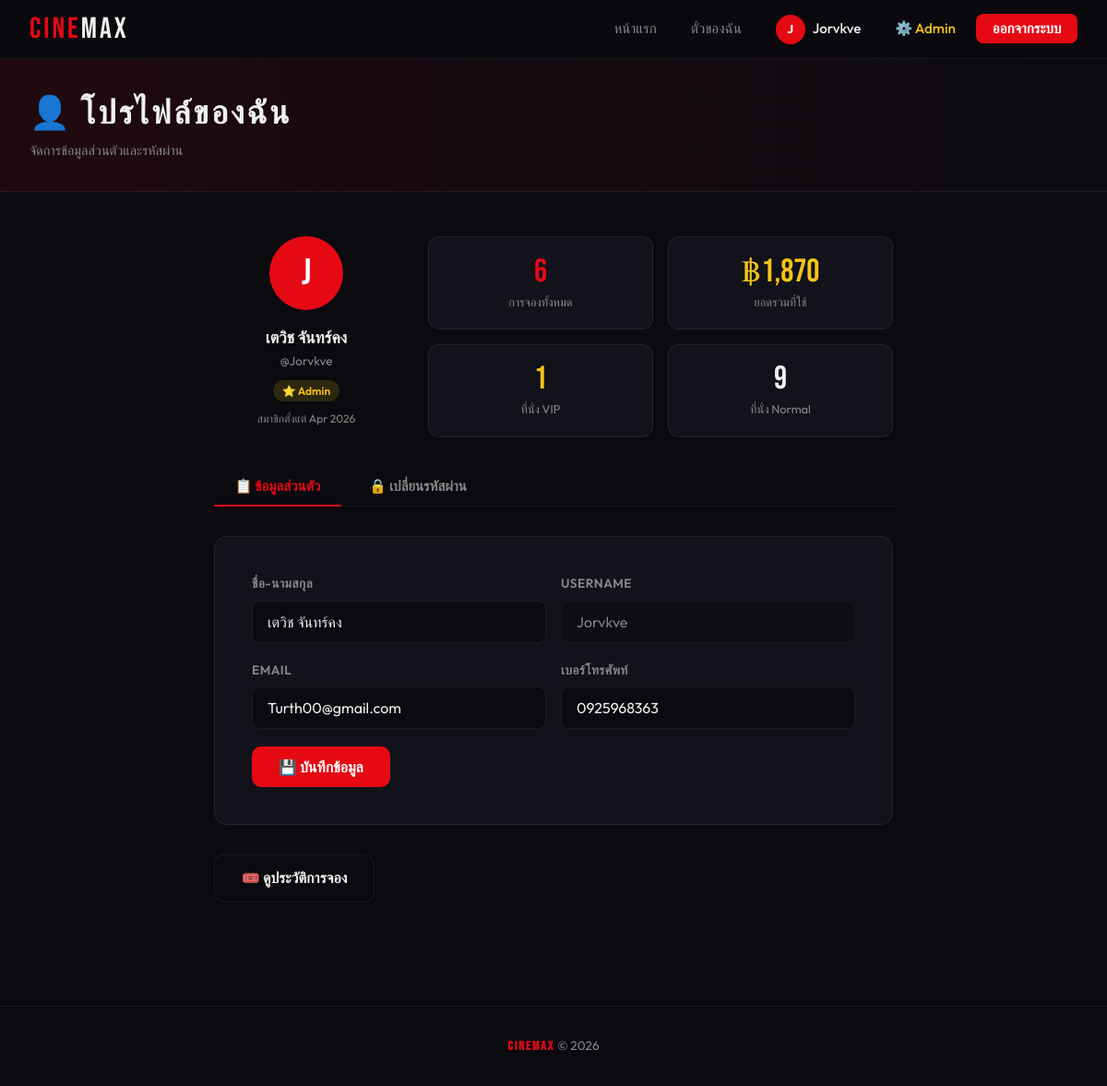
The app's page /profile.php (signed in) with its own data.
### tables this page shows
CREATE TABLE `users` (
  `id` int(11) NOT NULL,
  `username` varchar(50) NOT NULL,
  `email` varchar(100) NOT NULL,
  `password` varchar(255) NOT NULL,
  `fullname` varchar(100) NOT NULL,
  `phone` varchar(20) DEFAULT NULL,
  `created_at` timestamp NOT NULL DEFAULT current_timestamp(),
  `role` enum('user','admin') DEFAULT 'user',
  `is_admin` tinyint(1) DEFAULT 0
);

### config.php (called while the page is built, shortened)
<?php
function isAdmin()
{
    return !empty($_SESSION['is_admin']) && $_SESSION['is_admin'] == 1;
}

### profile.php (the view, shortened to what this page needs)
<?php
require_once 'config.php';
$stmt = $conn->prepare("SELECT * FROM users WHERE id = ?");
$stmt->bind_param("i", $_SESSION['user_id']);
$stmt->execute();
$user = $stmt->get_result()->fetch_assoc();
$stats_stmt = $conn->prepare("
    SELECT COUNT(*) as total_bookings,
           SUM(CASE WHEN status='confirmed' THEN total_price ELSE 0 END) as total_spent,
           SUM(CASE WHEN status='confirmed' THEN vip_count ELSE 0 END) as total_vip,
           SUM(CASE WHEN status='confirmed' THEN normal_count ELSE 0 END) as total_normal
    FROM bookings WHERE user_id = ?
");
$stats_stmt->bind_param("i", $_SESSION['user_id']);
$stats_stmt->execute();
$stats = $stats_stmt->get_result()->fetch_assoc();
?>
<!DOCTYPE html>
<html lang="th">
<head>
    <link rel="stylesheet" href="css/style.css">
</head>
<body>
<nav>
    <a href="index.php" class="nav-logo">CINE<span>MAX</span></a>
    <ul class="nav-links">
        <li><a href="index.php">หน้าแรก</a></li>
        <li><a href="mybooking.php">ตั๋วของฉัน</a></li>
        <li><a href="profile.php" class="active" style="display:flex;align-items:center;gap:0.5rem;">
            <div class="user-avatar"><?= strtoupper(substr($user['username'],0,1)) ?></div>
            <?= htmlspecialchars($user['username']) ?>
        </a></li>
        <?php if(isAdmin()): ?>
        <li><a href="admin.php" style="color:var(--gold);">⚙️ Admin</a></li>
        <?php endif; ?>
        <li><a href="logout.php" class="btn-nav">ออกจากระบบ</a></li>
    </ul>
</nav>
<div class="page-header">
    <div class="page-header-inner">
        <h1>👤 โปรไฟล์ของฉัน</h1>
        <p>จัดการข้อมูลส่วนตัวและรหัสผ่าน</p>
    </div>
</div>
<div class="section" style="max-width:800px;">
    <div style="display:grid;grid-template-columns:200px 1fr;gap:2rem;align-items:start;margin-bottom:2rem;">
        <div style="text-align:center;">
            <div class="avatar-big"><?= strtoupper(substr($user['username'],0,1)) ?></div>
            <div style="font-weight:700;font-size:1.1rem;"><?= htmlspecialchars($user['fullname']) ?></div>
            <div style="color:var(--text-dim);font-size:0.85rem;">@<?= htmlspecialchars($user['username']) ?></div>
            <?php if ($user['is_admin']): ?>
            <div style="margin-top:0.5rem;"><span class="status-badge" style="background:rgba(245,197,24,0.15);color:var(--gold);">⭐ Admin</span></div>
            <?php endif; ?>
            <div style="color:var(--text-dim);font-size:0.75rem;margin-top:0.5rem;">สมาชิกตั้งแต่ <?= date('M Y', strtotime($user['created_at'])) ?></div>
        </div>
        <div style="display:grid;grid-template-columns:repeat(2,1fr);gap:1rem;">
            <div class="stat-box">
                <div class="stat-num" style="color:var(--accent);"><?= $stats['total_bookings'] ?? 0 ?></div>
                <div class="stat-label">การจองทั้งหมด</div>
            </div>
            <div class="stat-box">
                <div class="stat-num" style="color:var(--gold);">฿<?= number_format($stats['total_spent'] ?? 0, 0) ?></div>
                <div class="stat-label">ยอดรวมที่ใช้</div>
            </div>
            <div class="stat-box">
                <div class="stat-num" style="color:var(--gold);"><?= $stats['total_vip'] ?? 0 ?></div>
                <div class="stat-label">ที่นั่ง VIP</div>
            </div>
            <div class="stat-box">
                <div class="stat-num"><?= $stats['total_normal'] ?? 0 ?></div>
                <div class="stat-label">ที่นั่ง Normal</div>
            </div>
        </div>
    </div>
    <div class="tab-bar">
        <button class="tab-btn active" onclick="showTab('profile')">📋 ข้อมูลส่วนตัว</button>
        <button class="tab-btn" onclick="showTab('password')">🔒 เปลี่ยนรหัสผ่าน</button>
    </div>
    <div class="tab-content active" id="tab-profile">
        <div class="form-card" style="max-width:100%;">
            <form method="POST">
                <div class="form-row">
                    <div class="form-group">
                        <label>ชื่อ-นามสกุล</label>
                        <input type="text" name="fullname" value="<?= htmlspecialchars($user['fullname']) ?>" required>
                    </div>
                    <div class="form-group">
                        <label>Username</label>
                        <input type="text" value="<?= htmlspecialchars($user['username']) ?>" disabled style="opacity:0.5;cursor:not-allowed;">
                    </div>
                </div>
                <div class="form-row">
                    <div class="form-group">
                        <label>Email</label>
                        <input type="email" name="email" value="<?= htmlspecialchars($user['email']) ?>" required>
                    </div>
                    <div class="form-group">
                        <label>เบอร์โทรศัพท์</label>
                        <input type="tel" name="phone" value="<?= htmlspecialchars($user['phone'] ?? '') ?>" placeholder="08X-XXX-XXXX">
                    </div>
                </div>
                <button type="submit" class="btn btn-primary">💾 บันทึกข้อมูล</button>
            </form>
        </div>
    </div>
    <div style="margin-top:2rem;">
        <a href="mybooking.php" class="btn btn-outline">🎟️ ดูประวัติการจอง</a>
    </div>
</div>
<footer><strong>CINEMAX</strong> &copy; <?= date('Y') ?></footer>
</body>
</html>

### css/style.css (style rules this page uses)
:root { --bg-dark: #0a0a0f; --bg-card: #12121a; --bg-card2: #1a1a26; --accent: #e50914; --accent-hover: #ff1a26; --gold: #f5c518; --text: #f0f0f0; --text-dim: #888; --border: rgba(255,255,255,0.07); --radius: 14px; --shadow: 0 8px 32px rgba(0,0,0,0.5); }
*, *::before, *::after { box-sizing: border-box; margin: 0; padding: 0; }
html { scroll-behavior: smooth; }
body { font-family: 'Outfit', sans-serif; background: var(--bg-dark); color: var(--text); min-height: 100vh; line-height: 1.6; }
nav { background: rgba(10,10,15,0.95); backdrop-filter: blur(12px); border-bottom: 1px solid var(--border); padding: 0 2rem; position: sticky; top: 0; z-index: 100; display: flex; align-items: center; justify-content: space-between; height: 64px; }
.nav-logo { font-family: 'Bebas Neue', cursive; font-size: 2rem; color: var(--accent); letter-spacing: 3px; text-decoration: none; }
.nav-logo span { color: var(--text); }
.nav-links { display: flex; align-items: center; gap: 0.5rem; list-style: none; }
.nav-links a { color: var(--text-dim); text-decoration: none; padding: 0.4rem 0.9rem; border-radius: 8px; font-size: 0.95rem; font-weight: 500; transition: all 0.2s; }
.nav-links a.active { color: var(--text); }
.btn-nav { background: var(--accent); color: #fff !important; border-radius: 8px; padding: 0.4rem 1.1rem !important; font-weight: 600 !important; }
.section { padding: 3rem 2rem; max-width: 1200px; margin: 0 auto; }
.btn { display: inline-flex; align-items: center; gap: 0.5rem; padding: 0.75rem 1.8rem; border-radius: 10px; font-family: 'Outfit', sans-serif; font-size: 1rem; font-weight: 600; border: none; cursor: pointer; text-decoration: none; transition: all 0.2s; }
.btn-primary { background: var(--accent); color: #fff; }
.btn-outline { background: transparent; color: var(--text); border: 1px solid var(--border); }
.form-card { background: var(--bg-card); border: 1px solid var(--border); border-radius: var(--radius); padding: 2.5rem; max-width: 480px; margin: 0 auto; }
.form-group { margin-bottom: 1.2rem; }
.form-group label { display: block; font-size: 0.85rem; font-weight: 600; color: var(--text-dim); margin-bottom: 0.4rem; letter-spacing: 0.5px; text-transform: uppercase; }
.form-group input, .form-group select, .form-group textarea { width: 100%; background: var(--bg-dark); border: 1px solid var(--border); border-radius: 8px; padding: 0.75rem 1rem; color: var(--text); font-family: 'Outfit', sans-serif; font-size: 1rem; transition: border-color 0.2s; outline: none; }
.form-row { display: grid; grid-template-columns: 1fr 1fr; gap: 1rem; }
.status-badge { display: inline-block; padding: 2px 10px; border-radius: 20px; font-size: 0.75rem; font-weight: 600; }
footer { border-top: 1px solid var(--border); padding: 2rem; text-align: center; color: var(--text-dim); font-size: 0.85rem; margin-top: 4rem; }
footer strong { color: var(--accent); font-family: 'Bebas Neue', cursive; letter-spacing: 2px; }
.page-header { background: linear-gradient(to right, rgba(229,9,20,0.1), transparent); border-bottom: 1px solid var(--border); padding: 2rem; }
.page-header-inner { max-width: 1200px; margin: 0 auto; }
.page-header h1 { font-family: 'Bebas Neue', cursive; font-size: 2.2rem; letter-spacing: 3px; }
.page-header p { color: var(--text-dim); font-size: 0.9rem; }
.user-avatar { width: 32px; height: 32px; background: var(--accent); border-radius: 50%; display: flex; align-items: center; justify-content: center; font-size: 0.8rem; font-weight: 700; color: #fff; }

### records on screen
users: username "J", username "Jorvkve", fullname "เตวิช จันทร์คง", created_at "Apr 2026", email "Turth00@gmail.com", phone "0925968363"

### other values on screen
$stats['total_bookings'] "6"
$stats['total_spent'] "1,870"
$stats['total_vip'] "1"
$stats['total_normal'] "9"
